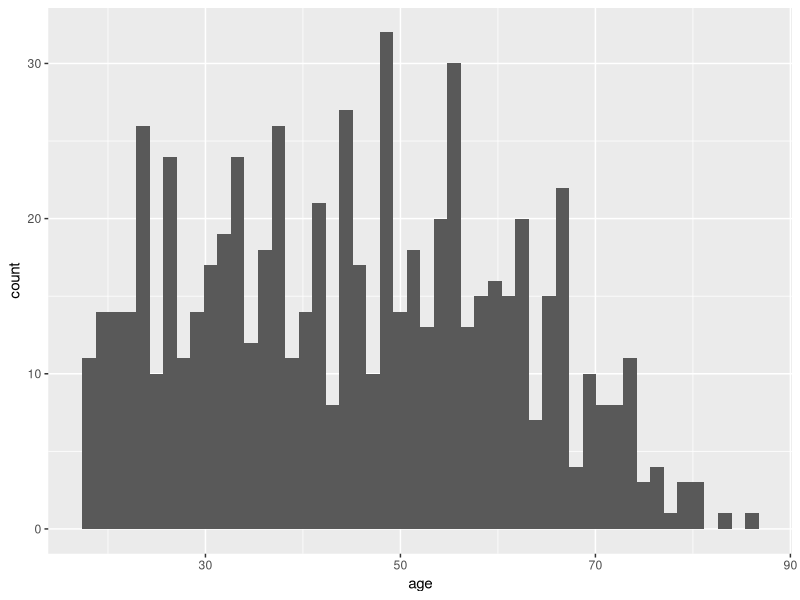
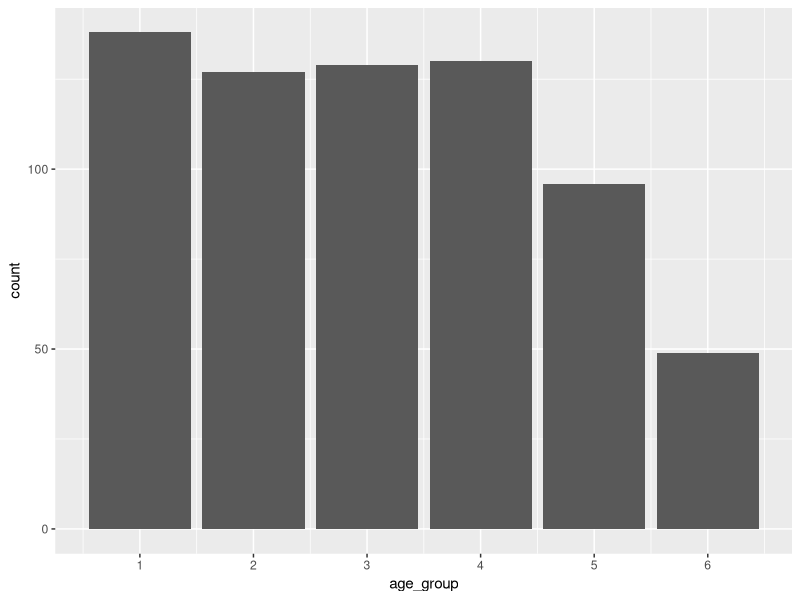
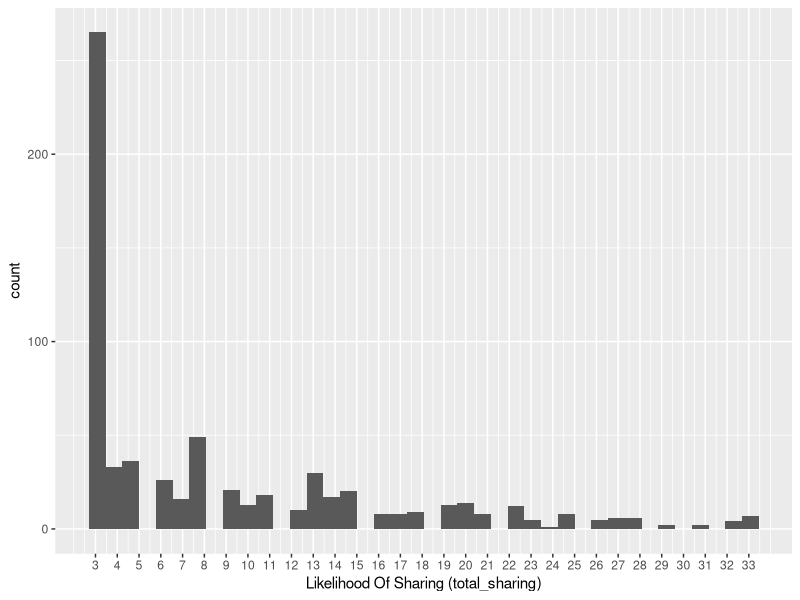
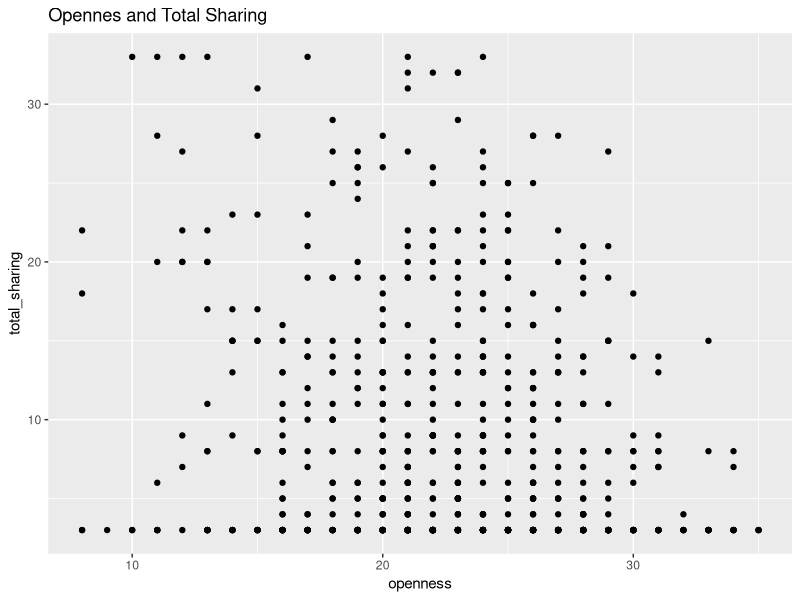
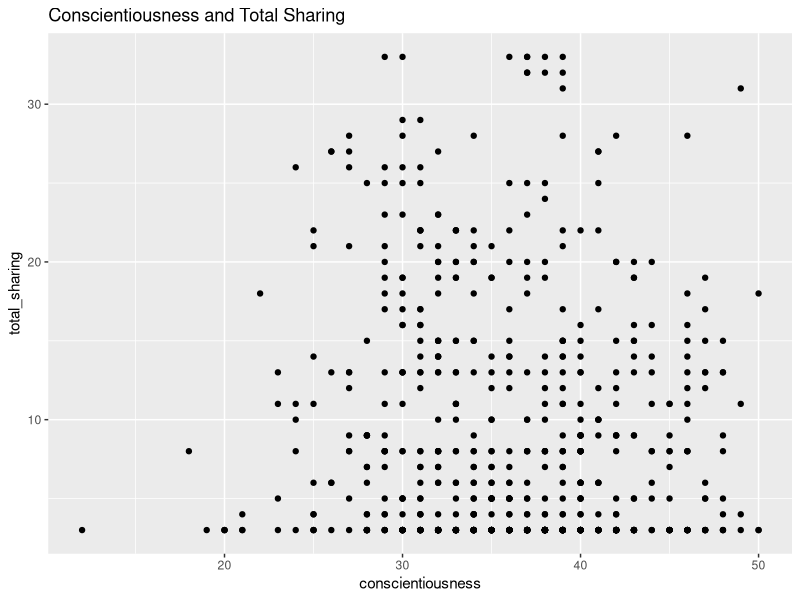
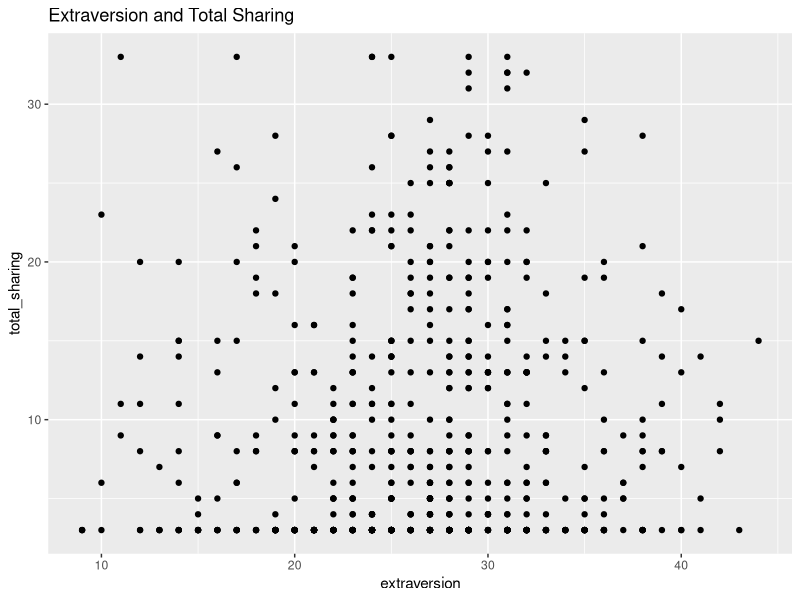
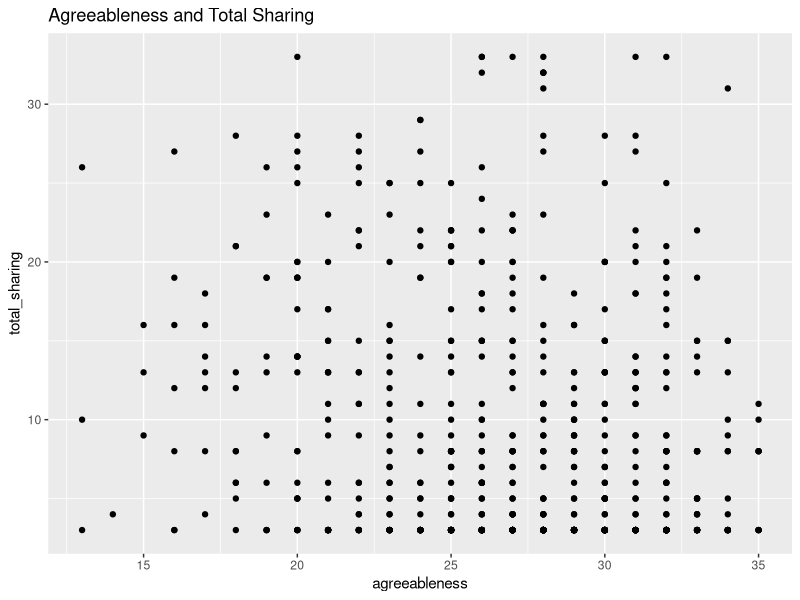
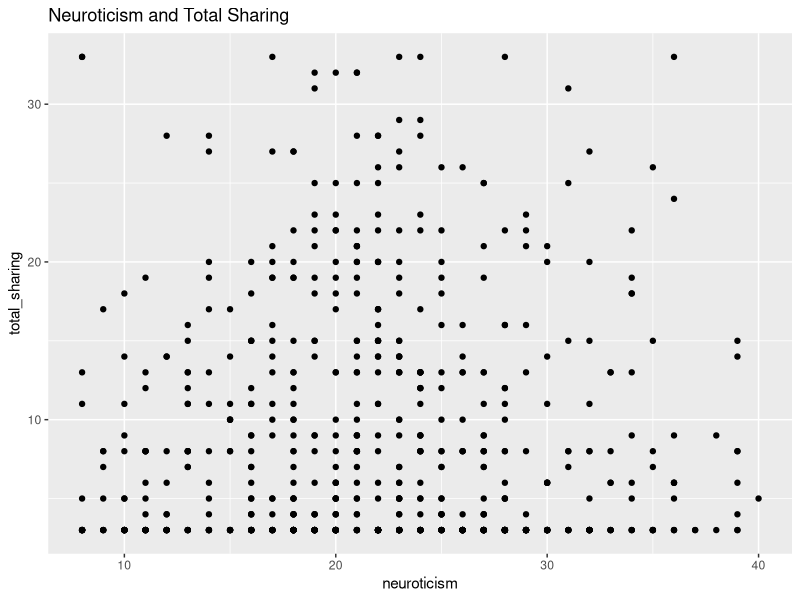

Write R code to recreate these figures, in order.
#' ---
#' title: "Semana 3.2 - Exploracion de datos (EDA) - Estadisticos descriptivos"
#' author: "Diego Gimenez"
#' date: "27/01/2021"
#' ---


library(dplyr)
library(readr)
library(haven)
library(readxl)
library(stringr)
library(ggplot2)
library(tidyr)
library(psych)
library(GGally)

# Sobre el dataset:
# https://beta.ukdataservice.ac.uk/datacatalogue/studies/study?id=854297
# https://reshare.ukdataservice.ac.uk/854297/

# Paper del dataset:
# https://journals.plos.org/plosone/article?id=10.1371/journal.pone.0239666#sec012


# Este dataset contiene 119 columnas.
## Para esta clase vamos a enfocarnos en las siguientes columnas:
# gender, country, education, age, age_group,

# Leamos el data_dictionary y el archive_dataset

data_dictionary <- read_excel("datasets/study1_predictors_of_likelihood_of_sharing_disinformation_on_social_media/Social Media Disinformation Study 1 data dictionary.xlsx")

# Tu turno! Completa esta funcion
# study_1_original_df <- ______("datasets/study1_predictors_of_likelihood_of_sharing_disinformation_on_social_media/Social Media Disinformation Study 1 archive dataset.sav")

study_1_original_df <- read_sav("datasets/study1_predictors_of_likelihood_of_sharing_disinformation_on_social_media/Social Media Disinformation Study 1 archive dataset.sav")



# Primer Vistazo ------------------------------------------------


study_1_original_df %>% head()

study_1_original_df %>% colnames()




# Editar nombre de variables a un mejor formato ----------------------------------------

# Es necesario que todas las columnas tengan el siguiente formato:
# Esten en lower case
# No tengan espacios


# Esto va a hacer que nuestra vida sea Mucho mas sencilla!!

colnames(study_1_original_df) <- study_1_original_df %>%
  colnames() %>% # Seleccionamos el nombre de Todas columnas
  tolower() %>% # Lo convertimos a lower case
  str_replace(" ", "_") # Reemplazamos espacios con underscores

colnames(study_1_original_df)


# Seleccionemos las variables de interes ----------------------------------

# editemos el nombre de las variables sc0, sc1 y sc2 a algo mas entendible
## sc0: Total Sharing
# sc1: Total Truthful
# sc2: Total Seen Before


study_1_original_df <- study_1_original_df %>%
  rename(total_sharing = sc0, total_truth = sc1, total_seen_before = sc2)


# Ahora seleccionamos las variables de interes y creamos un nuevo dataframe

study_1_subset_df <- study_1_original_df %>%
  select(
    age,
    gender,
    age_group,
    country,
    fbook,
    occupation,
    openness,
    conscientiousness,
    extraversion,
    agreeableness,
    neuroticism,
    conservatism,
    total_nmls,
    total_sharing,
    total_truth,
    total_seen_before
  )


# Verifiquemos el tipo de data de cada variable ---------------------------

study_1_subset_df %>%
  str()

study_1_subset_df %>%
  select(gender)

## Genero: Esta variable está codificada como numeric (double)

# Ojo: Si no le decimos a R que esta variable es un factor, nos va a dar la
# media de genero!

study_1_subset_df$gender %>% summary()

study_1_subset_df$gender %>% class()

# Es por esto que tenemos que cambiar la variable a factor

study_1_subset_df$gender <- study_1_subset_df$gender %>%
  factor(
    levels = c(1, 2, 3, 4),
    labels = c("male", "female", "other", "pnts")
  )

# Mira la diferencia luego de haber creado el factor!
study_1_subset_df$gender %>% summary()


## Tu turno!
# Que otras variables deberiamos cambiar de tipo?
#
#
#

# Veamos nuestros primeros datos descriptivos! ----------------------------


study_1_subset_df %>%
  summary()



# Valores Nulos -----------------------------------------------------------

# Total de valores nulos en el dataframe
study_1_subset_df %>%
  is.na() %>%
  sum(axis = 1) # Axis = 1 Realiza la suma por columnas

# Que sujetos tienen valores nulos?
study_1_subset_df %>%
  filter_all(any_vars(is.na(.)))


# Que columnas tienen valores nulos?
study_1_subset_df %>%
  sapply(function(x) sum(is.na(x)))



# Analisis descriptivo ----------------------------------------------------

## Volvamos a utilizar summary

study_1_subset_df %>% summary()

## Tambien podemos utilizar describe del paquete psych
describe(study_1_subset_df)

# Hay un error en la funcion de arriba, cual crees que es?

## Distribucion de grupos etarios

study_1_subset_df %>% 
  group_by(age_group) %>% 
  summarise(frecuencia = n()) %>% # Contamos freqcuencia de cada grupo etario
  mutate(porcentaje = frecuencia / sum(frecuencia) * 100) # Utilizamos frecuencia para calcular la proporcion

# Visualizaciones Univariantes ---------------------------------------------------------

## Veamos la distribucion de la edad de los sujetos
# Que grafico utilizarias?

study_1_subset_df %>% 
  ggplot(aes(x = age)) + 
  geom_histogram(bins = 50)

## Exploremos los grupos etarios
# Que grafico utilizarias?

  ggplot(data=study_1_subset_df) +
  geom_bar(aes(x = age_group), stat="count") +
  scale_x_continuous("age_group", breaks = c(1:6))

## Tu turno! 
 # Exploremos las variables descriptivas restantes!

  

# Exploración univariante de variable dependiente -------------------------

## Veamos la distribución de la variable dependiente  
ggplot(data=study_1_subset_df) +
  geom_histogram(aes(x = total_sharing),bins = 40) +
  scale_x_continuous("Likelihood Of Sharing (total_sharing)", # añadir todos lo numeros en X Axis.
                     breaks = c(min(study_1_subset_df$total_sharing):max(study_1_subset_df$total_sharing)))
  
# Visualizaciones Bivariantes ---------------------------------------------

  
## Como las variables independientes varían junto a la variable dependiente?
  
ggplot(data = study_1_subset_df) +
  geom_point(mapping = aes(x = openness, y = total_sharing)) +
  ggtitle("Opennes and Total Sharing")

ggplot(data = study_1_subset_df) +
  geom_point(mapping = aes(x = conscientiousness, y = total_sharing)) +
  ggtitle("Conscientiousness and Total Sharing")

ggplot(data = study_1_subset_df) +
  geom_point(mapping = aes(x = extraversion, y = total_sharing)) +
  ggtitle("Extraversion and Total Sharing")

ggplot(data = study_1_subset_df) +
  geom_point(mapping = aes(x = agreeableness, y = total_sharing)) +
  ggtitle("Agreeableness and Total Sharing")

ggplot(data = study_1_subset_df) +
  geom_point(mapping = aes(x = neuroticism, y = total_sharing)) +
  ggtitle("Neuroticism and Total Sharing")

ggplot(data = study_1_subset_df) +
  geom_point(mapping = aes(x = conservatism, y = total_sharing)) +
  ggtitle("Conservatism and Total Sharing")


ggplot(data = study_1_subset_df) +
  geom_point(mapping = aes(x = total_nmls, y = total_sharing)) +
  ggtitle("New Media Literacy Scale and Total Sharing")


